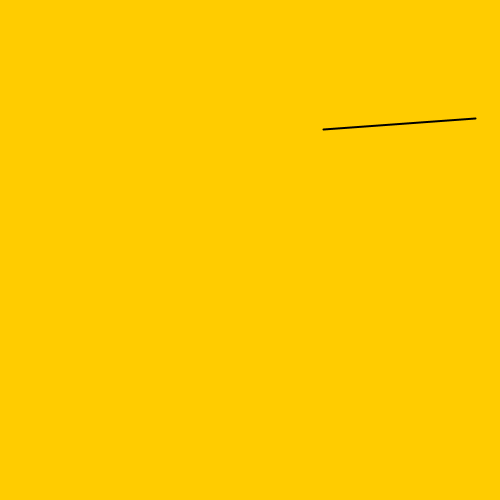
Frame 1 (no input)
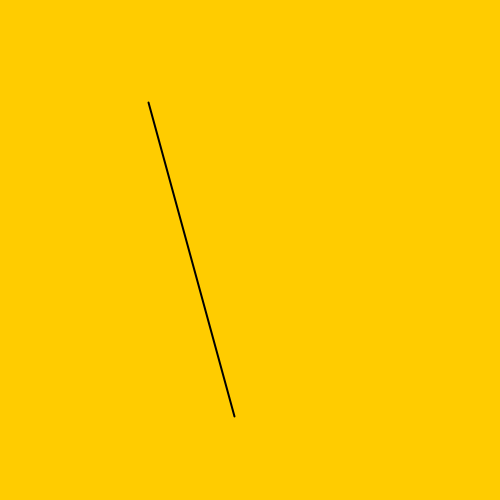
Frame 60 (the mouse pressed at the canvas centre just before this capture)
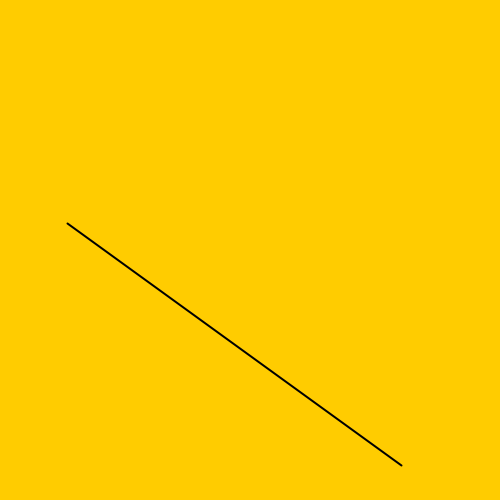
Frame 120 (the mouse held since frame 60 and released just before this capture)

The Processing sketch that drew these frames (run headless with seeded random() and noise(); from frame 60 on, the mouse is pressed at the canvas centre):

// Processing sketch: modo_dinamico
// ── modo_dinamico.pde
// la funbción setup() se ejecuta una sola vez
// se usa para establecer las condiciones iniciales del programa 

void setup() {
  size(500,500);
}

// la función draw() es ejecutada continuamente y evalúa
// en forma contínua todo el bloque de código que contiene

void draw() {
  background(255, 204, 0);
  strokeWeight(2);
  line(random(500),random(500),random(500),random(500));
}
